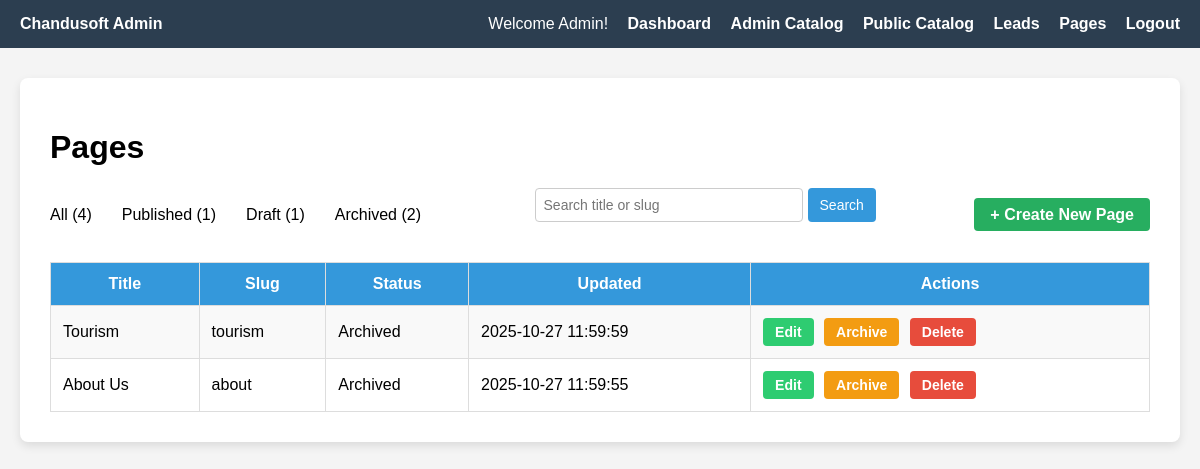
Page /admin/pages.php?status=archived (signed in) on the committed database.
### tables this page shows
CREATE TABLE `pages` (
  `id` int NOT NULL AUTO_INCREMENT,
  `title` varchar(255) NOT NULL,
  `slug` varchar(255) NOT NULL,
  `content_html` text,
  `status` enum('draft','published','archived') DEFAULT 'draft',
  `updated_at` datetime DEFAULT CURRENT_TIMESTAMP ON UPDATE CURRENT_TIMESTAMP,
  PRIMARY KEY (`id`),
  UNIQUE KEY `slug` (`slug`)
);

### admin/pages.php (the view, shortened to what this page needs)
<?php
$user = $_SESSION['user'];
$role = htmlspecialchars(ucfirst($user['role'] ?? 'Editor'));
$conn = new mysqli('localhost', 'root', '', 'chandusoft');
$publishedCount = $conn->query("SELECT COUNT(*) as count FROM pages WHERE status = 'published'")->fetch_assoc()['count'];
$draftCount = $conn->query("SELECT COUNT(*) as count FROM pages WHERE status = 'draft'")->fetch_assoc()['count'];
$archivedCount = $conn->query("SELECT COUNT(*) as count FROM pages WHERE status = 'archived'")->fetch_assoc()['count'];
$allCount = $conn->query("SELECT COUNT(*) as count FROM pages")->fetch_assoc()['count'];
$search = $_GET['search'] ?? '';
$search = trim($search);
$status = $_GET['status'] ?? '';
$whereClause = '';
if ($status) {
    $whereClause = "WHERE status = '" . $conn->real_escape_string($status) . "'";
}
if ($search !== '') {
    $stmt = $conn->prepare("SELECT * FROM pages $whereClause AND (title LIKE ? OR slug LIKE ?) ORDER BY updated_at DESC");
    $likeSearch = "%$search%";
    $stmt->bind_param("ss", $likeSearch, $likeSearch);
    $stmt->execute();
    $pages = $stmt->get_result();
    $stmt->close();
} else {
    $pages = $conn->query("SELECT * FROM pages $whereClause ORDER BY updated_at DESC");
}
?>
<!DOCTYPE html>
<html>
<head>
</head>
<body>
<div class="navbar">
    <div><strong>Chandusoft Admin</strong></div>
    <div class="links">
        Welcome <?= $role ?>!
        <a href="/app/dashboard.php">Dashboard</a>
    <?php if ($role === 'Admin'): ?>
        <a href="/admin/catalog.php">Admin Catalog</a>
        <a href="/public/catalog.php">Public Catalog</a>
    <?php elseif ($role === 'Editor'): ?>
        <a href="/public/catalog.php">Public Catalog</a>
    <?php endif; ?>
        <a href="/admin/admin-leads.php">Leads</a>
        <a href="/admin/pages.php">Pages</a>
        <a href="/admin/logout.php">Logout</a>
    </div>
</div>
<div class="container">
    <h1>Pages</h1>
    <div class="top-bar" style="display:flex; justify-content: space-between; align-items: center; margin-bottom: 20px;">
        <div class="filters" style="gap: 15px; display: flex;">
            <a href="pages.php">All (<?= $allCount ?>)</a>
            <a href="pages.php?status=published">Published (<?= $publishedCount ?>)</a>
            <a href="pages.php?status=draft">Draft (<?= $draftCount ?>)</a>
            <a href="pages.php?status=archived">Archived (<?= $archivedCount ?>)</a>
        </div>
        <form method="get" class="search-form" style="display:flex; gap: 5px;">
            <input type="text" name="search" placeholder="Search title or slug" value="<?= htmlspecialchars($search) ?>">
            <input type="submit" value="Search">
        </form>
        <div>
            <a class="create-btn" href="create.php">
                + Create New Page
            </a>
        </div>
    </div>
    <table>
        <tr>
            <th>Title</th>
            <th>Slug</th>
            <th>Status</th>
            <th>Updated</th>
            <th>Actions</th>
        </tr>
        <?php while ($page = $pages->fetch_assoc()): ?>
<tr>
    <td><?= htmlspecialchars($page['title']) ?></td>
    <td><?= htmlspecialchars($page['slug']) ?></td>
    <td><?= ucfirst($page['status']) ?></td>
    <td><?= htmlspecialchars($page['updated_at']) ?></td>
    <td class="actions">
        <a href="edit.php?id=<?= $page['id'] ?>" class="btn btn-edit">Edit</a>
        <?php if (strtolower($role) === 'admin'): ?>
            <a href="archive.php?id=<?= $page['id'] ?>" class="btn btn-archive">Archive</a>
            <a href="delete.php?id=<?= $page['id'] ?>" class="btn btn-delete" onclick="return confirm('Are you sure you want to delete this page?')">Delete</a>
        <?php endif; ?>
    </td>
</tr>
<?php endwhile; ?>

### admin/pages.php (style rules this page uses)
body { font-family: Arial, sans-serif; background: #f4f4f4; margin: 0; padding: 0; }
.navbar { background-color: #2c3e50; color: white; padding: 15px 20px; display: flex; justify-content: space-between; align-items: center; }
.navbar .links a { color: white; text-decoration: none; margin-left: 15px; font-weight: bold; }
.container { max-width: 1100px; margin: 30px auto; background: #fff; padding: 30px; border-radius: 8px; box-shadow: 0 4px 10px rgba(0,0,0,0.1); }
.top-bar { display: flex; justify-content: space-between; align-items: center; margin-bottom: 20px; }
.top-bar .filters a { margin-right: 15px; text-decoration: none; color: #000000ff; }
.filters a { color: black; text-decoration: none; transition: text-decoration 0.3s ease, color 0.3s ease; }
.top-bar input[type="text"] { padding: 8px; width: 200px; border: 1px solid #ccc; border-radius: 4px; }
.top-bar .create-btn { background-color: #27ae60; color: white; padding: 8px 16px; text-decoration: none; border-radius: 4px; font-weight: bold; }
.search-form { margin-bottom: 20px; }
.search-form input[type="text"] { padding: 8px; font-size: 14px; border: 1px solid #ccc; border-radius: 4px; width: 250px; }
.search-form input[type="submit"] { padding: 8px 12px; font-size: 14px; border: none; background-color: #3498db; color: white; border-radius: 4px; cursor: pointer; }
table { border-collapse: collapse; width: 100%; }
th, td { border: 1px solid #ddd; padding: 12px; }
th { background-color: #3498db; color: white; }
tr:nth-child(even) { background: #f9f9f9; }
.actions a { margin-right: 10px; text-decoration: none; padding: 5px 10px; border-radius: 4px; font-weight: bold; }
.actions .btn { display: inline-block; padding: 6px 12px; margin-right: 6px; font-size: 14px; font-weight: bold; text-decoration: none; border-radius: 4px; color: white; }
.btn-edit { background-color: #2ecc71; }
.btn-archive { background-color: #f39c12; }
.btn-delete { background-color: #e74c3c; color: white; }

### rows in the picture
pages: title "Tourism", slug "tourism", status "Archived", updated_at "2025-10-27 11:59:59"
pages: title "About Us", slug "about", status "Archived", updated_at "2025-10-27 11:59:55"

### other values in the picture
$role "Admin"
$allCount "4"
$publishedCount "1"
$draftCount "1"
$archivedCount "2"
